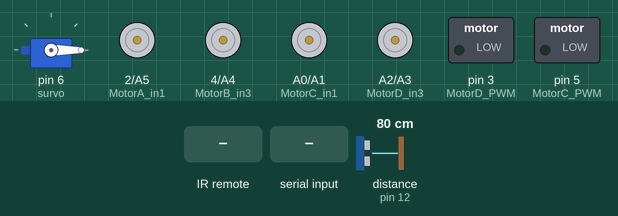
The sketch below on a simulated Arduino Uno, built with avr-gcc and run on an emulated ATmega328P. On the bench: servo, motor-driver pin pairs drawn as motors (green arrow = first pin HIGH = forward, orange = second pin HIGH = backward, longer = more drive, scaled by the enable pin), switched loads named in the sketch (green lamp = pin HIGH). Wiring (inferred from the names in the program): ultrasonic range finder: trigger pin 11; echo pin 12. Inputs (shaded band) come from the test bench; at power-on: distance to the obstacle (sensor on pin 12) 80 cm. The echo pulse lasts 58.3 µs per cm; pins used as bus, display or sensor lines are not drawn.

Above: at 1.2 s.
1.3 s: distance to the obstacle (sensor on pin 12) set to 7 cm
2.8 s: distance to the obstacle (sensor on pin 12) set to 4 cm
At 2.9 s:
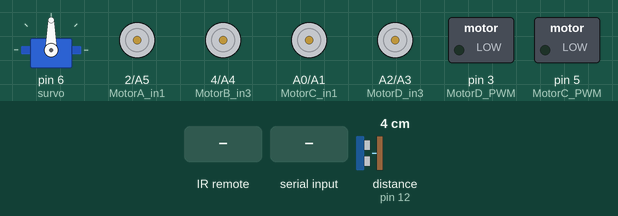
At 4.5 s:
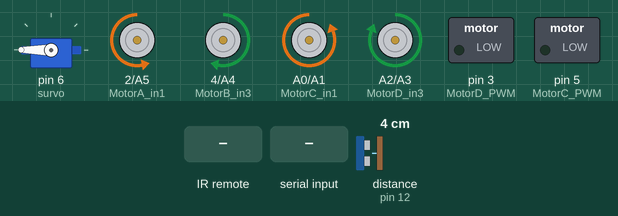
5.8 s: infrared code 0x576 received
8.3 s: "F" received over Serial
11.3 s: byte 55 ('7') received over Serial
At 13.8 s:
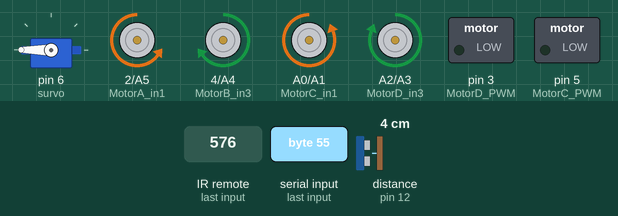
14.3 s: "R" received over Serial
At 15.16 s:
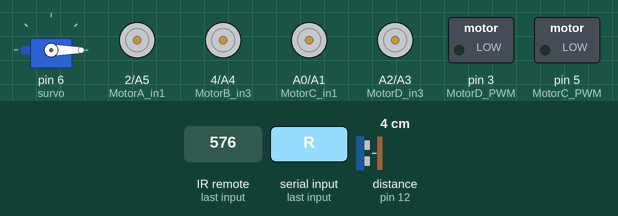
Timing chart, 0 to 18.3 s (numbered marks = the images above; inputs shaded):
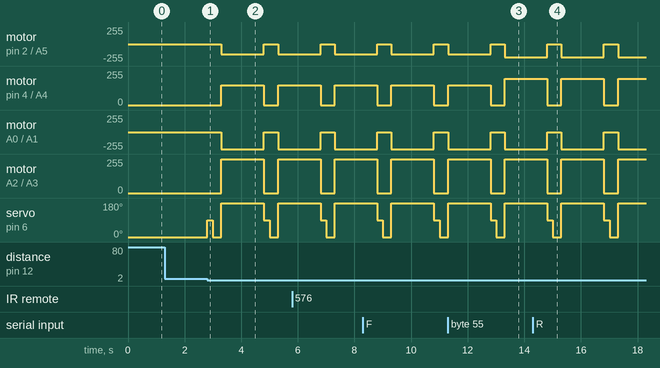

The sketch:

robot_4_wheel_2.ino
```cpp
#include <IRremote.h>
#include<Servo.h>
Servo survo;
int i,x;
int RECV_PIN = 13;   //ir code recever sensor
IRrecv irrecv(RECV_PIN);
decode_results results;

int trig = 11;    // solar sensor
int echo = 12;
float distance,duration;

int blu_power=7;  //Blutooth power source

int MotorA_in1 =2;   //motor driver pin
int MotorA_in2 =A5;
int MotorB_in3 =4;
int MotorB_in4 =A4;
int MotorA_PWM =9;
int MotorB_PWM =10;
int MotorC_in1 =A0;   //motor driver pin
int MotorC_in2 =A1;
int MotorD_in3 =A2;
int MotorD_in4 =A3;
int MotorC_PWM =5;
int MotorD_PWM =3;
char sms;
int spd= 150;
void setup() {
  survo.attach(6);
  Serial.begin(9600);
  irrecv.enableIRIn(); // Start the receiver
       pinMode(trig, OUTPUT);  //ultrasonic sensor
       pinMode(echo, INPUT);

       pinMode(blu_power,OUTPUT);
  pinMode(MotorA_in1, OUTPUT);
  pinMode(MotorA_in2, OUTPUT);
  pinMode(MotorB_in3, OUTPUT);
  pinMode(MotorB_in4, OUTPUT);
  pinMode(MotorA_PWM, OUTPUT);
  pinMode(MotorB_PWM, OUTPUT);
  pinMode(MotorC_in1, OUTPUT);
  pinMode(MotorC_in2, OUTPUT);
  pinMode(MotorD_in3, OUTPUT);
  pinMode(MotorD_in4, OUTPUT);
  pinMode(MotorC_PWM, OUTPUT);
  pinMode(MotorD_PWM, OUTPUT);
}
void loop() {
             // default things
        analogWrite(MotorA_PWM, spd);   //used PWM
        analogWrite(MotorB_PWM, spd);
        survo.write(0);
        digitalWrite(blu_power,HIGH);

        //ultrasonic sensor
         Solarsensor();

                       // Robot self protect

        if(distance<5) {
        digitalWrite(blu_power, LOW);
        RobotStop();
        survo.write(90); //turn left
        delay(200);
        survo.write(0);
        delay(100);
        survo.write(-90); //turn right
        delay(200);
        survo.write(0);
        RobotBackward();  // getting out from this condition
        delay(1500);
        digitalWrite(blu_power,HIGH);
              }


        //IF you use IR remote
      if (irrecv.decode(&results)) {
                irrecv.resume(); // Receive the next value

          if(results.value == 0xF) {   // F=forward code
            RobotForward();
          }
          if(results.value == 0x678) {  //678 is not code,just example
        RobotBackward();
          }
          if(results.value == 0x576) {
           RobotRight();
          }
          if(results.value == 0x76) {
            RobotLeft();
              }
      }


                        // iF you use Andriod Phone

   if(Serial.available()) {
   sms = Serial.read();
   }
   if(sms == 'S') {
    RobotStop();
   }
   if(sms == 'F') {
    RobotForward();
   }
   if(sms == 'R') {
    RobotRight();
   }
   if(sms == 'L') {
    RobotLeft();
   }

                      // Speed control
   if(sms == '0') {
    spd = 0;
   }
      if(sms == '1') {
    spd = 28;
   }
      if(sms == '2') {
    spd = 56;
   }
      if(sms == '3') {
    spd = 84;
   }
      if(sms == '4') {
    spd = 112;
   }
      if(sms == '5') {
    spd = 140;
   }
      if(sms == '6') {
    spd = 168;
   }
      if(sms == '7') {
    spd = 196;
   }
      if(sms == '8') {
    spd = 224;
   }
      if(sms == '9') {
    spd = 255;
   }

                 // Robot control by itself
   if(sms == 'run') {
    start:
      RobotGo();
  if(distance<5) {
    RobotBackward();
    delay(150);
    survo.write(0);
    survo.write(90);  //turn left
    delay(100);
    survo.write(0);
    delay(100);
    survo.write(-90);  //turn right
    delay(100);
    survo.write(0);
    RobotRight();
    delay(500);

                 }
    if(sms == 'off') {
      goto end;
    }
    goto start;
    end:
    return 0;
}


}


// robot movement function
void RobotForward() {
  survo.write(0);
  digitalWrite(MotorA_in1, HIGH);   //clockwise
  digitalWrite(MotorA_in2, LOW);
  digitalWrite(MotorC_in1, HIGH);   //clockwise
  digitalWrite(MotorC_in2, LOW);
  digitalWrite(MotorB_in3, LOW);     //anti clockwise
  digitalWrite(MotorB_in4, HIGH);
  digitalWrite(MotorD_in3, LOW);     //anti clockwise
  digitalWrite(MotorD_in4, HIGH);
}

void RobotStop() {
  survo.write(0);
  digitalWrite(MotorA_in1, LOW);
  digitalWrite(MotorA_in2, LOW);
  digitalWrite(MotorB_in3, LOW);
  digitalWrite(MotorB_in4, LOW);
  digitalWrite(MotorC_in1, LOW);
  digitalWrite(MotorC_in2, LOW);
  digitalWrite(MotorD_in3, LOW);
  digitalWrite(MotorD_in4, LOW);
}

void RobotBackward() {
  survo.write(270);
  digitalWrite(MotorA_in1, LOW);  //anti clockwise
  digitalWrite(MotorA_in2, HIGH);
  digitalWrite(MotorC_in1, LOW);   // anti clockwise
  digitalWrite(MotorC_in2, HIGH);
  digitalWrite(MotorB_in3, HIGH);  //clockwise
  digitalWrite(MotorB_in4, LOW);
  digitalWrite(MotorD_in3, HIGH);     //clockwise
  digitalWrite(MotorD_in4, LOW);
}


void RobotRight() {
  survo.write(-90);
  digitalWrite(MotorA_in1, LOW);  //anti clockwise
  digitalWrite(MotorA_in2, HIGH);
  digitalWrite(MotorC_in1, LOW);   // anti clockwise
  digitalWrite(MotorC_in2, HIGH);
  digitalWrite(MotorB_in3, LOW);     //anti clockwise
  digitalWrite(MotorB_in4, HIGH);
  digitalWrite(MotorD_in3, LOW);     //anti clockwise
  digitalWrite(MotorD_in4, HIGH);
}

void RobotLeft() {
  survo.write(90);
  digitalWrite(MotorA_in1, HIGH);   //clockwise
  digitalWrite(MotorA_in2, LOW);
  digitalWrite(MotorC_in1, HIGH);   //clockwise
  digitalWrite(MotorC_in2, LOW);
  digitalWrite(MotorB_in3, HIGH);  //clockwise
  digitalWrite(MotorB_in4, LOW);
  digitalWrite(MotorD_in3, HIGH);     //clockwise
  digitalWrite(MotorD_in4, LOW);
}

void RobotGo() {
  for(i=0;i<=90;i=i+5) {
    survo.write(i);
    delay(90);
    if(i == '90') {
      for(x=90;x>=0;x=x-5) {
        survo.write(x);
        delay(90);
      }
    }
  }
  digitalWrite(MotorA_in1, HIGH);   //clockwise
  digitalWrite(MotorA_in2, LOW);
  digitalWrite(MotorC_in1, HIGH);   //clockwise
  digitalWrite(MotorC_in2, LOW);
  digitalWrite(MotorB_in3, LOW);     //anti clockwise
  digitalWrite(MotorB_in4, HIGH);
  digitalWrite(MotorD_in3, LOW);     //anti clockwise
  digitalWrite(MotorD_in4, HIGH);
}
void Solarsensor(){
        digitalWrite(trig, HIGH);
        delay(0.01);
        digitalWrite(trig, LOW);
        duration =pulseIn(echo, HIGH);
        distance=duration*0.0332/2;  // calculated in cm
}
```

Measured:
- the behaviour switches between 6 and 5 cm on distance to the obstacle (sensor on pin 12) (found by bisection; images 0 and 1)
- after the input at 1.3 s, every drawn part: stays the same
- after the input at 2.8 s, motor on pin 2 (MotorA_in1) / A5 (MotorA_in2): stopped → backward 150/255 after 0.50 s, → stopped 1.5 s later, → backward 150/255 0.50 s later; motor on pin 4 (MotorB_in3) / A4 (MotorB_in4): stopped → forward 150/255 after 0.50 s, → stopped 1.5 s later, → forward 150/255 0.50 s later
